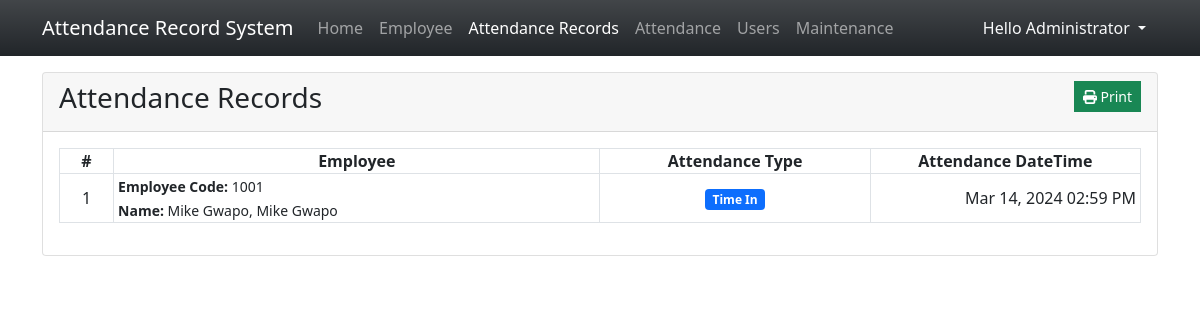
Screenshot of /?page=attendance_list (signed in) with the database file from the repository.
### tables this page shows
CREATE TABLE attendance_list (
            `attendance_id` INTEGER NOT NULL PRIMARY KEY AUTOINCREMENT,
            `employee_id` TEXT NOT NULL,
            `att_type_id` TEXT NOT NULL,
            `date_created` TIMESTAMP DEFAULT CURRENT_TIMESTAMP,
            `date_updated` TIMESTAMP NULL,
            FOREIGN KEY(`employee_id`) REFERENCES `employee_list`(`employee_id`) ON DELETE CASCADE,
            FOREIGN KEY(`att_type_id`) REFERENCES `att_type_list`(`att_type_id`) ON DELETE CASCADE
        );

CREATE TABLE employee_list (
            `employee_id` INTEGER NOT NULL PRIMARY KEY AUTOINCREMENT,
            `employee_code` TEXT NOT NULL,
            `firstname` TEXT NOT NULL,
            `middlename` TEXT NULL,
            `lastname` TEXT NOT NULL,
            `gender` TEXT NOT NULL,
            `department_id` INTEGER NULL,
            `designation_id` INTEGER NULL,
            `contact` TEXT NOT NULL,
            `email` TEXT NOT NULL,
            `status` INTEGER NOT NULL DEFAULT 1,
            `date_created` TIMESTAMP DEFAULT CURRENT_TIMESTAMP,
            `date_updated` TIMESTAMP NULL,
            FOREIGN KEY(`department_id`) REFERENCES `department_list`(`department_id`) ON DELETE SET NULL,
            FOREIGN KEY(`designation_id`) REFERENCES `designation_list`(`designation_id`) ON DELETE SET NULL
        );

CREATE TABLE att_type_list (
            `att_type_id` INTEGER NOT NULL PRIMARY KEY AUTOINCREMENT,
            `name` TEXT NOT NULL,
            `status` INTEGER NOT NULL DEFAULT 1,
            `date_created` TIMESTAMP DEFAULT CURRENT_TIMESTAMP
        );

### attendance_list.php (the view, shortened to what this page needs)
<div class="card">
    <div class="card-header d-flex justify-content-between">
        <h3 class="card-title">Attendance Records</h3>
        <div class="card-tools align-middle">
            <button class="btn btn-success btn-sm py-1 rounded-0" type="button" id="print"><i class="fa fa-print"></i> Print</button>
        </div>
    </div>
    <div class="card-body">
        <table class="table table-bordered table-hover" id="att-list">
            <colgroup>
                <col width="5%">
                <col width="45%">
                <col width="25%">
                <col width="25%">
            </colgroup>
            <thead>
                <tr>
                    <th class="p-0 text-center">#</th>
                    <th class="p-0 text-center">Employee</th>
                    <th class="p-0 text-center">Attendance Type</th>
                    <th class="p-0 text-center">Attendance DateTime</th>
                </tr>
            </thead>
            <tbody>
                <?php
                 $att_qry = $conn->query("SELECT a.*,t.name as tname,(e.lastname || ', ' || e.firstname || ' ' || e.middlename) as `fullname`,e.employee_code FROM `attendance_list` a inner join employee_list e on a.employee_id = e.employee_id inner join att_type_list t on a.att_type_id = t.att_type_id where date(a.date_created) = '".date("Y-m-d")."' ");
                 $i = 1;
                 while($row = $att_qry->fetchArray()):
                    $bg = "primary";
                ?>
                <tr>
                    <td class="align-middle py-0 px-1 text-center"><?php echo $i++; ?></td>
                    <td class="align-middle py-0 px-1">
                        <p class="m-0">
                            <small><b>Employee Code:</b> <?php echo $row['employee_code'] ?></small><br>
                            <small><b>Name:</b> <?php echo $row['fullname'] ?></small>
                        </p>
                    </td>
                    <td class="align-middle py-0 px-1 text-center">
                        <span class="badge bg-<?php echo $bg ?>"><?php echo $row['tname'] ?></span>
                    </td>
                    <td class="align-middle py-0 px-1 text-end"><?php echo date("M d, Y h:i A",strtotime($row['date_created']))  ?></td>
                </tr>
                <?php endwhile; ?>
            </tbody>
        </table>
    </div>
</div>

### index.php (style rules this page uses)
html,body { height:100%; width:100%; }

### rows the page displays
attendance_list: employee.employee_code "1001", fullname "Mike Gwapo, Mike Gwapo", att_type.name "Time In", date_created "Mar 14, 2024 02:59 PM"

### other values shown
$_SESSION['fullname'] "Administrator"
